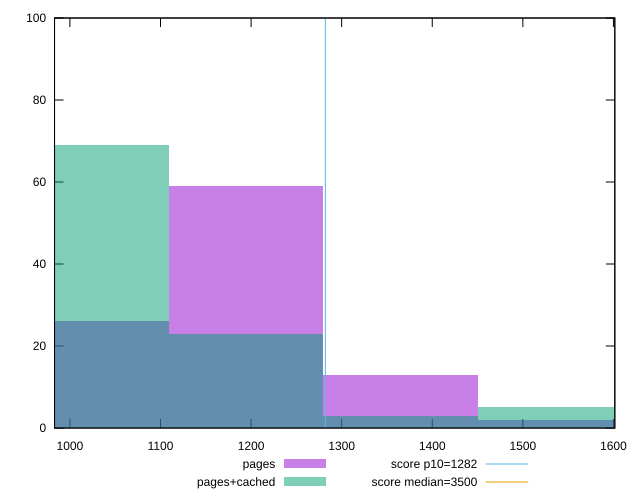

Reproduce this figure in gnuplot.
reset

$pages <<EOF
1364.9563982674515 13
1194.33684848402 59
1535.575948050883 2
1023.7172987005886 26
EOF

$pagesCached <<EOF
1364.9563982674515 3
1023.7172987005886 69
1535.575948050883 5
1194.33684848402 23
EOF

set key outside below
set boxwidth 170.61954978343144
set xrange [983.0360000000005:1601.5319999999992]
set yrange [0:100]
set trange [0:100]
set style fill transparent solid 0.5 noborder

set parametric
set terminal svg size 640, 500 enhanced background rgb 'white'
set output "report_00009_2021-02-08T22-37-41.559Z/bootup-time/comparison/histogram/0_vs_1.svg"

plot $pages title "pages" with boxes, \
     $pagesCached title "pages+cached" with boxes, \
     1282,t title "score p10=1282", \
     3500,t title "score median=3500"

reset
